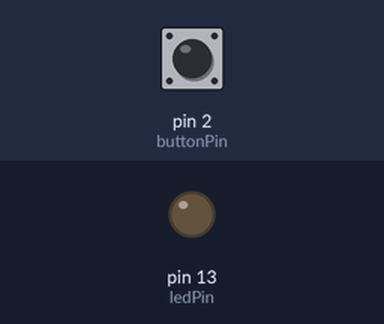
A sketch run on a simulated Arduino Uno, built with avr-gcc and run on an emulated ATmega328P. Shown: output pins drawn as LEDs (lit = HIGH). Inputs (shaded band) come from the test bench; at power-on: pin 2 (buttonPin) HIGH.

Above: at 1.2 s.
1.3 s: pin 2 (buttonPin) pulled LOW for 0.15 s
At 1.37 s:
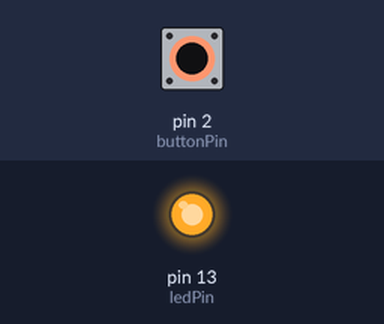
2.9 s: pin 2 (buttonPin) pulled LOW for 3.2 s
At 6.8 s:
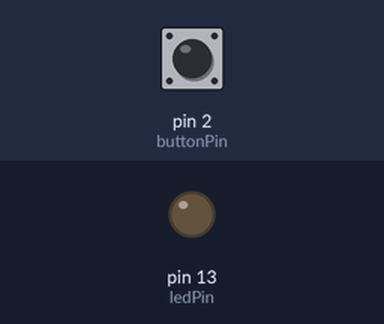
Timing chart, 0 to 8.3 s (numbered marks = the images above; inputs shaded):
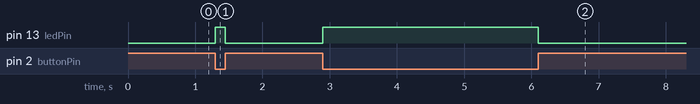

Measured:
- after the input at 1.3 s, pin 13 (ledPin): LOW → HIGH at once, → LOW 0.15 s later
- after the input at 2.9 s, pin 13 (ledPin): LOW → HIGH at once, → LOW 3.2 s later

The sketch:

159.ino
```cpp
const int ledPin = 13;     // Pin number for the LED
const int buttonPin = 2;   // Pin number for the button

void setup() {
  // Initialize the LED pin as an output
  pinMode(ledPin, OUTPUT);

  // Initialize the button pin as an input with pull-up resistor
  pinMode(buttonPin, INPUT_PULLUP);
}

void loop() {
  // Read the state of the button
  bool buttonState = digitalRead(buttonPin);

  // Control the LED based on the button state
  if (buttonState == LOW) {
    // Button is pressed, turn on the LED
    digitalWrite(ledPin, HIGH);
  } else {
    // Button is not pressed, turn off the LED
    digitalWrite(ledPin, LOW);
  }
}
```
